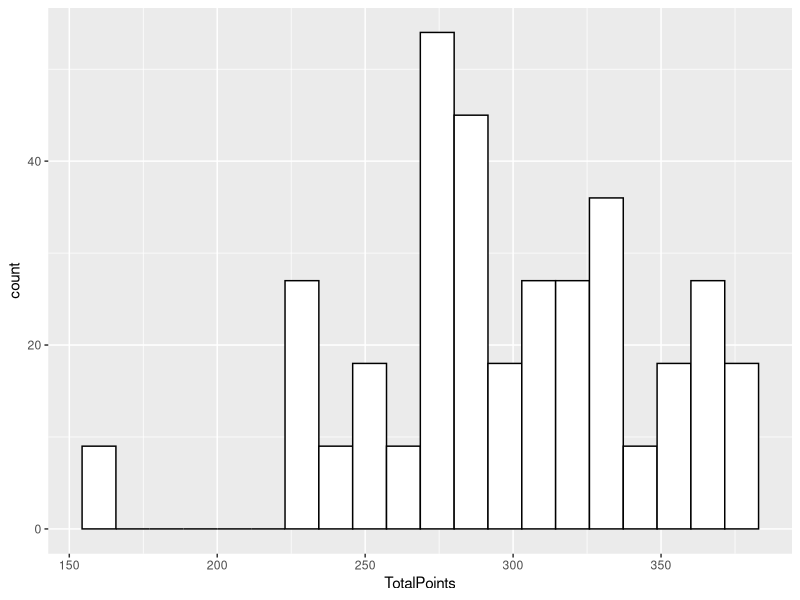
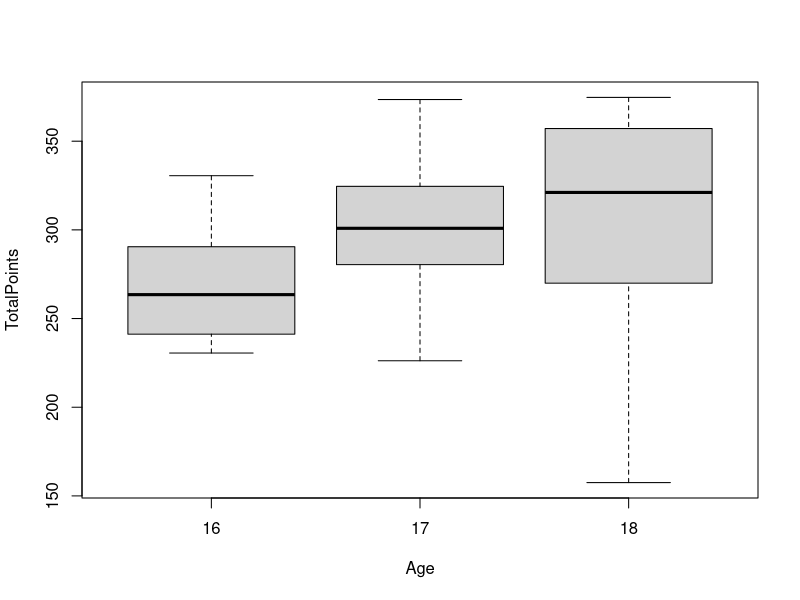
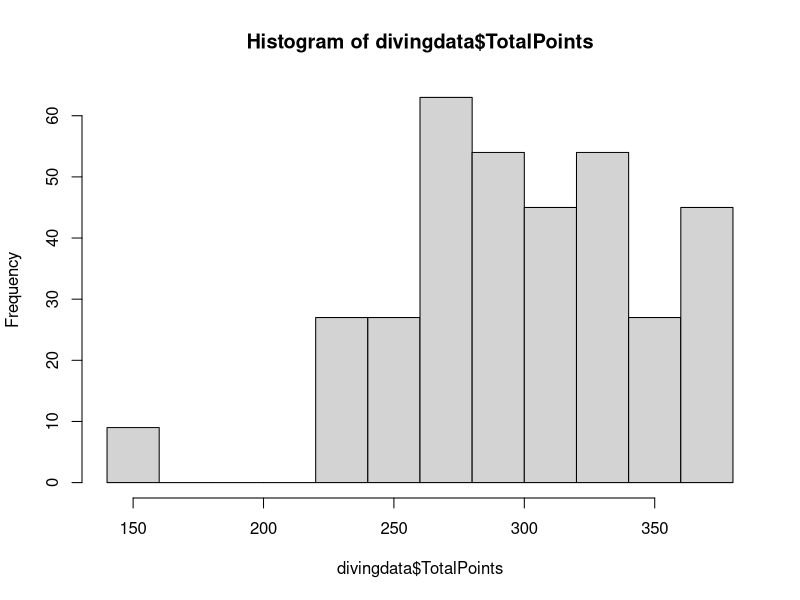
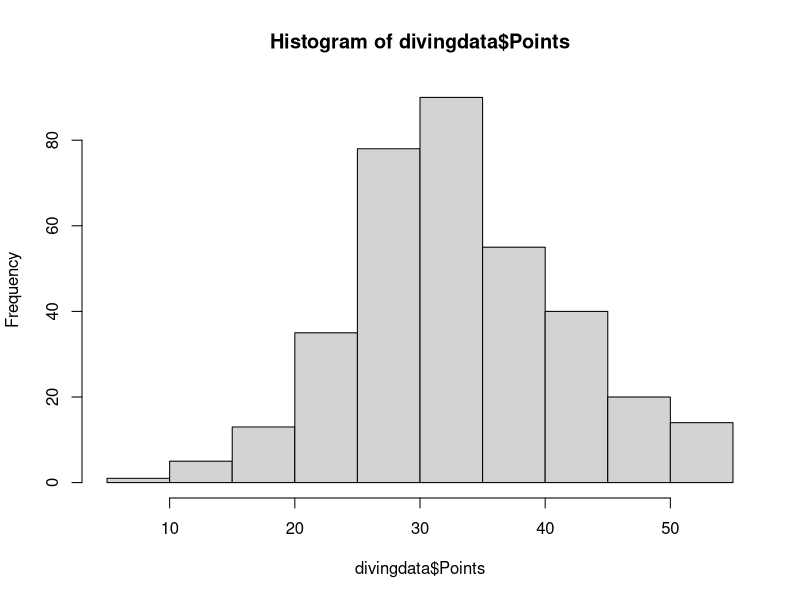

Generate these figures, in order, with R:
## ---- chunk 1
library(readr)
divingdata <- read_csv("ecdeer22/divingdata.csv")
library(tidyverse)
## ---- chunk 2
divingdata <- divingdata |> filter(Age != 15) |> select(-16, -17)
## ---- chunk 3
#count attempts per dive
divingdata |> group_by(DiveName) |> summarise(n_DiveName = n()) 

#remove 15yrold from data
divingdata |> filter(Age != 15)

#histogram of total points
ggplot(data=divingdata, aes(x=TotalPoints)) + geom_histogram(bins = 20, fill = "white", colour = "black")

#find divers who do specific dives
divingdata |> filter(DiveName == "105C") |> select(LastName,Judge1:Judge7)

#which country had the most divers:
divingdata |> group_by(Country) |> summarise(count = n()/9) |> arrange(desc(count))

#count dives of each difficulty
divingdata |> group_by(Difficulty) |> summarise(n_difficulty = n())
## ---- chunk 4
#comparative box plots comparing total points by age
boxplot(TotalPoints~Age, data = divingdata)

#linear model predicting points by difficulty
model = lm(Points~Difficulty, data=divingdata)
summary(model)

#anova of model
anova(model)

#summary statistics 
mean(divingdata$TotalPoints)
mean(divingdata$Age)

#histogram of total points
hist(divingdata$TotalPoints)
hist(divingdata$Points)
